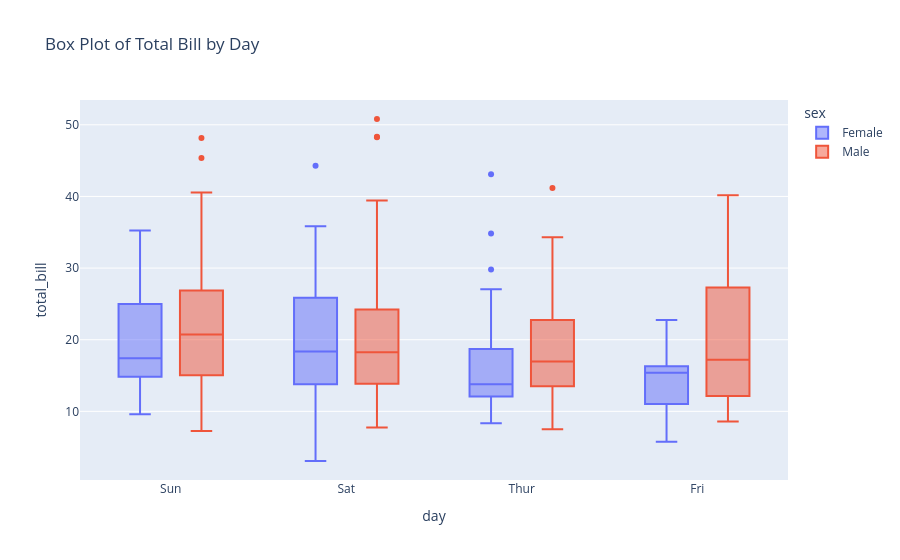
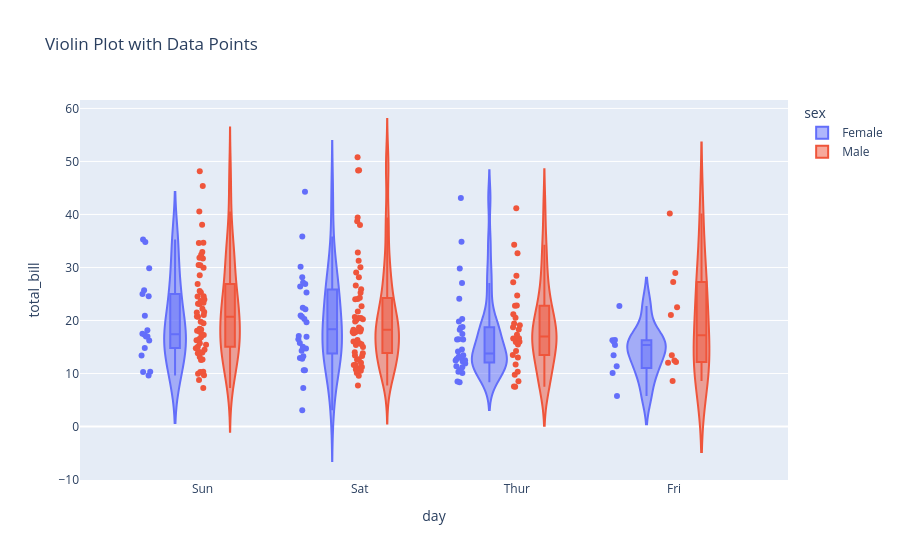

Here is the notebook cell these charts were saved with, in order:
### Code cell
import seaborn as sns
tips_sample = sns.load_dataset("tips")

# Assuming 'tips_sample' from before
import plotly.express as px

fig1 = px.box(tips_sample, x="day", y="total_bill", color="sex", title="Box Plot of Total Bill by Day")
fig2 = px.violin(tips_sample, x="day", y="total_bill", color="sex", box=True, points="all", title="Violin Plot with Data Points")

fig1.show()
fig2.show()

### Figure 1 — Plotly figure (JSON) as saved in the notebook; plotly's stock layout.template omitted (floating-point values rounded to 4 significant figures; data arrays with more than 128 entries replaced by an {"elided": "..."} marker saying what was removed)
{"data": [{"alignmentgroup": "True", "hovertemplate": "sex=Female<br>day=%{x}<br>total_bill=%{y}<extra></extra>", "legendgroup": "Female", "marker": {"color": "#636efa"}, "name": "Female", "notched": false, "offsetgroup": "Female", "orientation": "v", "showlegend": true, "type": "box", "x": ["Sun", "Sun", "Sun", "Sun", "Sun", "Sun", "Sat", "Sat", "Sat", "Sat", "Sat", "Sat", "Sun", "Sun", "Sat", "Sat", "Sat", "Sat", "Sat", "Sat", "Sat", "Thur", "Thur", "Fri", "Fri", "Fri", "Fri", "Fri", "Sat", "Sat", "Sat", "Sat", "Sat", "Sun", "Sun", "Thur", "Thur", "Thur", "Thur", "Thur", "Thur", "Thur", "Thur", "Thur", "Thur", "Thur", "Thur", "Thur", "Thur", "Thur", "Thur", "Thur", "Thur", "Thur", "Thur", "Thur", "Thur", "Sun", "Sun", "Sun", "Sun", "Sun", "Sat", "Sat", "Sun", "Sun", "Sun", "Thur", "Thur", "Thur", "Thur", "Thur", "Thur", "Thur", "Sat", "Sat", "Sat", "Sat", "Sat", "Fri", "Fri", "Fri", "Fri", "Sat", "Sat", "Sat", "Thur"], "x0": " ", "xaxis": "x", "y": [16.99, 24.59, 35.26, 14.83, 10.33, 16.97, 20.29, 15.77, 19.65, 15.06, 20.69, 16.93, 10.29, 34.81, 26.41, 16.45, 3.07, 17.07, 26.86, 25.28, 14.73, 10.07, 34.83, 5.75, 16.32, 22.75, 11.35, 15.38, 44.3, 22.42, 20.92, 14.31, 7.25, 25.71, 17.31, 10.65, 12.43, 24.08, 13.42, 12.48, 29.8, 14.52, 11.38, 20.27, 11.17, 12.26, 18.26, 8.51, 10.33, 14.15, 13.16, 17.47, 27.05, 16.43, 8.35, 18.64, 11.87, 29.85, 25.0, 13.39, 16.21, 17.51, 10.59, 10.63, 9.6, 20.9, 18.15, 19.81, 43.11, 13.0, 12.74, 13.0, 16.4, 16.47, 12.76, 13.27, 28.17, 12.9, 30.14, 13.42, 15.98, 16.27, 10.09, 22.12, 35.83, 27.18, 18.78], "y0": " ", "yaxis": "y"}, {"alignmentgroup": "True", "hovertemplate": "sex=Male<br>day=%{x}<br>total_bill=%{y}<extra></extra>", "legendgroup": "Male", "marker": {"color": "#EF553B"}, "name": "Male", "notched": false, "offsetgroup": "Male", "orientation": "v", "showlegend": true, "type": "box", "x": {"elided": "157 str values"}, "x0": " ", "xaxis": "x", "y": {"elided": "157 float values"}, "y0": " ", "yaxis": "y"}], "layout": {"boxmode": "group", "legend": {"title": {"text": "sex"}, "tracegroupgap": 0}, "title": {"text": "Box Plot of Total Bill by Day"}, "xaxis": {"anchor": "y", "domain": [0, 1], "title": {"text": "day"}}, "yaxis": {"anchor": "x", "domain": [0, 1], "title": {"text": "total_bill"}}}}

### Figure 2 — Plotly figure (JSON) as saved in the notebook; plotly's stock layout.template omitted (floating-point values rounded to 4 significant figures; data arrays with more than 128 entries replaced by an {"elided": "..."} marker saying what was removed)
{"data": [{"alignmentgroup": "True", "box": {"visible": true}, "hovertemplate": "sex=Female<br>day=%{x}<br>total_bill=%{y}<extra></extra>", "legendgroup": "Female", "marker": {"color": "#636efa"}, "name": "Female", "offsetgroup": "Female", "orientation": "v", "points": "all", "scalegroup": "True", "showlegend": true, "type": "violin", "x": ["Sun", "Sun", "Sun", "Sun", "Sun", "Sun", "Sat", "Sat", "Sat", "Sat", "Sat", "Sat", "Sun", "Sun", "Sat", "Sat", "Sat", "Sat", "Sat", "Sat", "Sat", "Thur", "Thur", "Fri", "Fri", "Fri", "Fri", "Fri", "Sat", "Sat", "Sat", "Sat", "Sat", "Sun", "Sun", "Thur", "Thur", "Thur", "Thur", "Thur", "Thur", "Thur", "Thur", "Thur", "Thur", "Thur", "Thur", "Thur", "Thur", "Thur", "Thur", "Thur", "Thur", "Thur", "Thur", "Thur", "Thur", "Sun", "Sun", "Sun", "Sun", "Sun", "Sat", "Sat", "Sun", "Sun", "Sun", "Thur", "Thur", "Thur", "Thur", "Thur", "Thur", "Thur", "Sat", "Sat", "Sat", "Sat", "Sat", "Fri", "Fri", "Fri", "Fri", "Sat", "Sat", "Sat", "Thur"], "x0": " ", "xaxis": "x", "y": [16.99, 24.59, 35.26, 14.83, 10.33, 16.97, 20.29, 15.77, 19.65, 15.06, 20.69, 16.93, 10.29, 34.81, 26.41, 16.45, 3.07, 17.07, 26.86, 25.28, 14.73, 10.07, 34.83, 5.75, 16.32, 22.75, 11.35, 15.38, 44.3, 22.42, 20.92, 14.31, 7.25, 25.71, 17.31, 10.65, 12.43, 24.08, 13.42, 12.48, 29.8, 14.52, 11.38, 20.27, 11.17, 12.26, 18.26, 8.51, 10.33, 14.15, 13.16, 17.47, 27.05, 16.43, 8.35, 18.64, 11.87, 29.85, 25.0, 13.39, 16.21, 17.51, 10.59, 10.63, 9.6, 20.9, 18.15, 19.81, 43.11, 13.0, 12.74, 13.0, 16.4, 16.47, 12.76, 13.27, 28.17, 12.9, 30.14, 13.42, 15.98, 16.27, 10.09, 22.12, 35.83, 27.18, 18.78], "y0": " ", "yaxis": "y"}, {"alignmentgroup": "True", "box": {"visible": true}, "hovertemplate": "sex=Male<br>day=%{x}<br>total_bill=%{y}<extra></extra>", "legendgroup": "Male", "marker": {"color": "#EF553B"}, "name": "Male", "offsetgroup": "Male", "orientation": "v", "points": "all", "scalegroup": "True", "showlegend": true, "type": "violin", "x": {"elided": "157 str values"}, "x0": " ", "xaxis": "x", "y": {"elided": "157 float values"}, "y0": " ", "yaxis": "y"}], "layout": {"legend": {"title": {"text": "sex"}, "tracegroupgap": 0}, "title": {"text": "Violin Plot with Data Points"}, "violinmode": "group", "xaxis": {"anchor": "y", "domain": [0, 1], "title": {"text": "day"}}, "yaxis": {"anchor": "x", "domain": [0, 1], "title": {"text": "total_bill"}}}}
